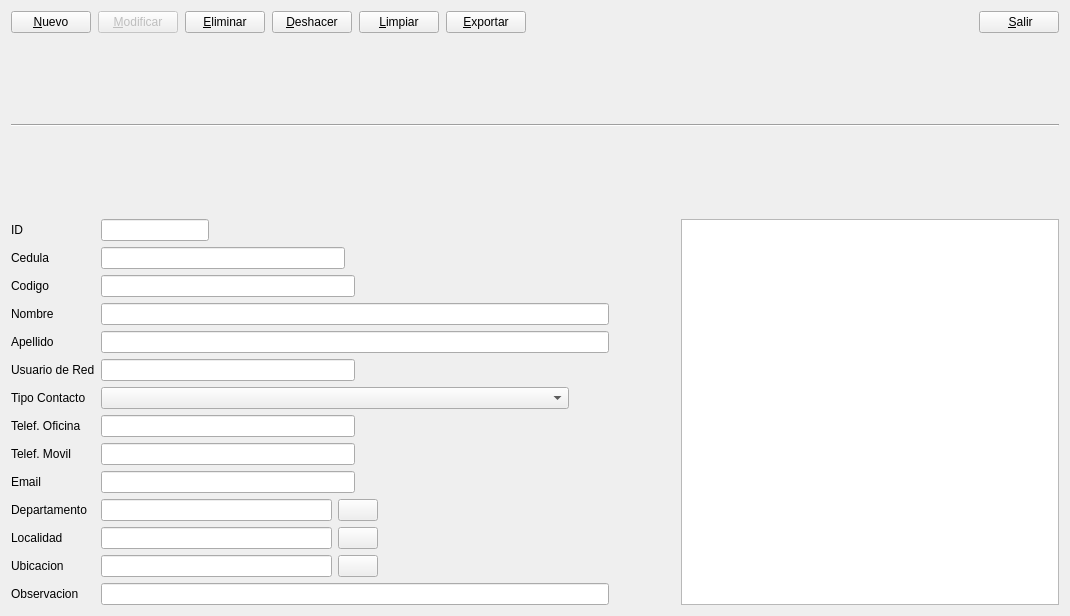
<?xml version="1.0" encoding="UTF-8"?>
<ui version="4.0">
 <class>Form</class>
 <widget class="QWidget" name="Form">
  <property name="geometry">
   <rect>
    <x>0</x>
    <y>0</y>
    <width>1070</width>
    <height>616</height>
   </rect>
  </property>
  <property name="windowTitle">
   <string>Form</string>
  </property>
  <layout class="QGridLayout" name="gridLayout">
   <item row="0" column="0" colspan="4">
    <layout class="QHBoxLayout" name="horizontalLayout">
     <property name="spacing">
      <number>7</number>
     </property>
     <item>
      <widget class="QPushButton" name="btnNuevo">
       <property name="layoutDirection">
        <enum>Qt::LeftToRight</enum>
       </property>
       <property name="text">
        <string>  &amp;Nuevo  </string>
       </property>
       <property name="icon">
        <iconset resource="../img/recursos.qrc">
         <normaloff>:/30px-Crystal_Clear_app_List_manager.png</normaloff>:/30px-Crystal_Clear_app_List_manager.png</iconset>
       </property>
      </widget>
     </item>
     <item>
      <widget class="QPushButton" name="btnModificar">
       <property name="enabled">
        <bool>false</bool>
       </property>
       <property name="layoutDirection">
        <enum>Qt::LeftToRight</enum>
       </property>
       <property name="text">
        <string>&amp;Modificar</string>
       </property>
       <property name="icon">
        <iconset resource="../img/recursos.qrc">
         <normaloff>:/40px-Crystal_Clear_app_kedit.png</normaloff>:/40px-Crystal_Clear_app_kedit.png</iconset>
       </property>
      </widget>
     </item>
     <item>
      <widget class="QPushButton" name="btnEliminar">
       <property name="layoutDirection">
        <enum>Qt::LeftToRight</enum>
       </property>
       <property name="text">
        <string>&amp;Eliminar</string>
       </property>
       <property name="icon">
        <iconset resource="../img/recursos.qrc">
         <normaloff>:/30px_1 (514).png</normaloff>:/30px_1 (514).png</iconset>
       </property>
      </widget>
     </item>
     <item>
      <widget class="QPushButton" name="btnDeshacer">
       <property name="layoutDirection">
        <enum>Qt::LeftToRight</enum>
       </property>
       <property name="text">
        <string>&amp;Deshacer</string>
       </property>
       <property name="icon">
        <iconset resource="../img/recursos.qrc">
         <normaloff>:/40px_reload.png</normaloff>:/40px_reload.png</iconset>
       </property>
      </widget>
     </item>
     <item>
      <widget class="QPushButton" name="btnLimpiar">
       <property name="layoutDirection">
        <enum>Qt::LeftToRight</enum>
       </property>
       <property name="text">
        <string>&amp;Limpiar</string>
       </property>
       <property name="icon">
        <iconset resource="../img/recursos.qrc">
         <normaloff>:/erase.png</normaloff>:/erase.png</iconset>
       </property>
      </widget>
     </item>
     <item>
      <widget class="QPushButton" name="btnExportar">
       <property name="toolTip">
        <string>Exportar consulta a MS Excel</string>
       </property>
       <property name="layoutDirection">
        <enum>Qt::LeftToRight</enum>
       </property>
       <property name="text">
        <string>&amp;Exportar</string>
       </property>
       <property name="icon">
        <iconset resource="../img/recursos.qrc">
         <normaloff>:/OfficeExcel.png</normaloff>:/OfficeExcel.png</iconset>
       </property>
      </widget>
     </item>
     <item>
      <spacer name="horizontalSpacer_3">
       <property name="orientation">
        <enum>Qt::Horizontal</enum>
       </property>
       <property name="sizeHint" stdset="0">
        <size>
         <width>380</width>
         <height>20</height>
        </size>
       </property>
      </spacer>
     </item>
     <item>
      <widget class="QPushButton" name="btnSalir">
       <property name="layoutDirection">
        <enum>Qt::LeftToRight</enum>
       </property>
       <property name="text">
        <string>    &amp;Salir   </string>
       </property>
       <property name="icon">
        <iconset resource="../img/recursos.qrc">
         <normaloff>:/25px_exit.png</normaloff>:/25px_exit.png</iconset>
       </property>
      </widget>
     </item>
    </layout>
   </item>
   <item row="1" column="0" rowspan="2" colspan="4">
    <widget class="Line" name="line">
     <property name="frameShadow">
      <enum>QFrame::Sunken</enum>
     </property>
     <property name="orientation">
      <enum>Qt::Horizontal</enum>
     </property>
    </widget>
   </item>
   <item row="2" column="1">
    <spacer name="verticalSpacer">
     <property name="orientation">
      <enum>Qt::Vertical</enum>
     </property>
     <property name="sizeType">
      <enum>QSizePolicy::Preferred</enum>
     </property>
     <property name="sizeHint" stdset="0">
      <size>
       <width>20</width>
       <height>10</height>
      </size>
     </property>
    </spacer>
   </item>
   <item row="3" column="0">
    <widget class="QLabel" name="lblId">
     <property name="text">
      <string>ID</string>
     </property>
    </widget>
   </item>
   <item row="3" column="1">
    <layout class="QHBoxLayout" name="horizontalLayout_2">
     <item>
      <widget class="QLineEdit" name="lineEdit"/>
     </item>
     <item>
      <spacer name="horizontalSpacer_2">
       <property name="orientation">
        <enum>Qt::Horizontal</enum>
       </property>
       <property name="sizeType">
        <enum>QSizePolicy::Expanding</enum>
       </property>
       <property name="sizeHint" stdset="0">
        <size>
         <width>400</width>
         <height>20</height>
        </size>
       </property>
      </spacer>
     </item>
    </layout>
   </item>
   <item row="3" column="3" rowspan="14">
    <widget class="QTableWidget" name="tableWidget">
     <property name="sizePolicy">
      <sizepolicy hsizetype="Expanding" vsizetype="Expanding">
       <horstretch>0</horstretch>
       <verstretch>0</verstretch>
      </sizepolicy>
     </property>
     <property name="layoutDirection">
      <enum>Qt::RightToLeft</enum>
     </property>
    </widget>
   </item>
   <item row="4" column="0">
    <widget class="QLabel" name="lblCedula">
     <property name="text">
      <string>Cedula</string>
     </property>
    </widget>
   </item>
   <item row="4" column="1">
    <layout class="QHBoxLayout" name="horizontalLayout_3">
     <property name="topMargin">
      <number>0</number>
     </property>
     <property name="rightMargin">
      <number>20</number>
     </property>
     <item>
      <widget class="QLineEdit" name="lineEdit_2"/>
     </item>
     <item>
      <spacer name="horizontalSpacer_4">
       <property name="orientation">
        <enum>Qt::Horizontal</enum>
       </property>
       <property name="sizeHint" stdset="0">
        <size>
         <width>40</width>
         <height>20</height>
        </size>
       </property>
      </spacer>
     </item>
    </layout>
   </item>
   <item row="4" column="2">
    <spacer name="horizontalSpacer">
     <property name="orientation">
      <enum>Qt::Horizontal</enum>
     </property>
     <property name="sizeType">
      <enum>QSizePolicy::Preferred</enum>
     </property>
     <property name="sizeHint" stdset="0">
      <size>
       <width>60</width>
       <height>20</height>
      </size>
     </property>
    </spacer>
   </item>
   <item row="5" column="0">
    <widget class="QLabel" name="lblCodigp">
     <property name="text">
      <string>Codigo</string>
     </property>
    </widget>
   </item>
   <item row="5" column="1">
    <layout class="QHBoxLayout" name="horizontalLayout_4">
     <item>
      <widget class="QLineEdit" name="lineEdit_3"/>
     </item>
     <item>
      <spacer name="horizontalSpacer_5">
       <property name="orientation">
        <enum>Qt::Horizontal</enum>
       </property>
       <property name="sizeHint" stdset="0">
        <size>
         <width>40</width>
         <height>20</height>
        </size>
       </property>
      </spacer>
     </item>
    </layout>
   </item>
   <item row="6" column="0">
    <widget class="QLabel" name="lblNombre">
     <property name="text">
      <string>Nombre</string>
     </property>
    </widget>
   </item>
   <item row="6" column="1">
    <layout class="QHBoxLayout" name="horizontalLayout_5">
     <item>
      <widget class="QLineEdit" name="lineEdit_4"/>
     </item>
    </layout>
   </item>
   <item row="7" column="0">
    <widget class="QLabel" name="lblApellido">
     <property name="text">
      <string>Apellido</string>
     </property>
    </widget>
   </item>
   <item row="7" column="1">
    <layout class="QHBoxLayout" name="horizontalLayout_6">
     <item>
      <widget class="QLineEdit" name="lineEdit_5"/>
     </item>
    </layout>
   </item>
   <item row="8" column="0">
    <widget class="QLabel" name="lblUsuarioRed">
     <property name="text">
      <string>Usuario de Red</string>
     </property>
    </widget>
   </item>
   <item row="8" column="1">
    <layout class="QHBoxLayout" name="horizontalLayout_7">
     <item>
      <widget class="QLineEdit" name="lineEdit_6"/>
     </item>
     <item>
      <spacer name="horizontalSpacer_8">
       <property name="orientation">
        <enum>Qt::Horizontal</enum>
       </property>
       <property name="sizeHint" stdset="0">
        <size>
         <width>40</width>
         <height>20</height>
        </size>
       </property>
      </spacer>
     </item>
    </layout>
   </item>
   <item row="9" column="0">
    <widget class="QLabel" name="lblTipoContacto">
     <property name="text">
      <string>Tipo Contacto</string>
     </property>
    </widget>
   </item>
   <item row="9" column="1">
    <layout class="QHBoxLayout" name="horizontalLayout_8">
     <item>
      <widget class="QComboBox" name="comboBox"/>
     </item>
     <item>
      <spacer name="horizontalSpacer_9">
       <property name="orientation">
        <enum>Qt::Horizontal</enum>
       </property>
       <property name="sizeType">
        <enum>QSizePolicy::Preferred</enum>
       </property>
       <property name="sizeHint" stdset="0">
        <size>
         <width>40</width>
         <height>20</height>
        </size>
       </property>
      </spacer>
     </item>
    </layout>
   </item>
   <item row="10" column="0">
    <widget class="QLabel" name="lblTelfOficina">
     <property name="text">
      <string>Telef. Oficina</string>
     </property>
    </widget>
   </item>
   <item row="10" column="1">
    <layout class="QHBoxLayout" name="horizontalLayout_9">
     <item>
      <widget class="QLineEdit" name="lineEdit_8"/>
     </item>
     <item>
      <spacer name="horizontalSpacer_10">
       <property name="orientation">
        <enum>Qt::Horizontal</enum>
       </property>
       <property name="sizeHint" stdset="0">
        <size>
         <width>40</width>
         <height>20</height>
        </size>
       </property>
      </spacer>
     </item>
    </layout>
   </item>
   <item row="11" column="0">
    <widget class="QLabel" name="lblMovil">
     <property name="text">
      <string>Telef. Movil</string>
     </property>
    </widget>
   </item>
   <item row="11" column="1">
    <layout class="QHBoxLayout" name="horizontalLayout_10">
     <item>
      <widget class="QLineEdit" name="lineEdit_9"/>
     </item>
     <item>
      <spacer name="horizontalSpacer_11">
       <property name="orientation">
        <enum>Qt::Horizontal</enum>
       </property>
       <property name="sizeHint" stdset="0">
        <size>
         <width>40</width>
         <height>20</height>
        </size>
       </property>
      </spacer>
     </item>
    </layout>
   </item>
   <item row="12" column="0">
    <widget class="QLabel" name="lblEmail">
     <property name="text">
      <string>Email</string>
     </property>
    </widget>
   </item>
   <item row="12" column="1">
    <layout class="QHBoxLayout" name="horizontalLayout_11">
     <item>
      <widget class="QLineEdit" name="lineEdit_10"/>
     </item>
     <item>
      <spacer name="horizontalSpacer_12">
       <property name="orientation">
        <enum>Qt::Horizontal</enum>
       </property>
       <property name="sizeHint" stdset="0">
        <size>
         <width>40</width>
         <height>20</height>
        </size>
       </property>
      </spacer>
     </item>
    </layout>
   </item>
   <item row="13" column="0">
    <widget class="QLabel" name="lblDpto">
     <property name="text">
      <string>Departamento</string>
     </property>
    </widget>
   </item>
   <item row="13" column="1">
    <layout class="QHBoxLayout" name="horizontalLayout_12">
     <item>
      <widget class="QLineEdit" name="lineEdit_11"/>
     </item>
     <item>
      <widget class="QPushButton" name="btnBuscarDpto">
       <property name="text">
        <string/>
       </property>
       <property name="icon">
        <iconset resource="../img/recursos.qrc">
         <normaloff>:/apartment-2-16.png</normaloff>:/apartment-2-16.png</iconset>
       </property>
      </widget>
     </item>
     <item>
      <spacer name="horizontalSpacer_13">
       <property name="orientation">
        <enum>Qt::Horizontal</enum>
       </property>
       <property name="sizeHint" stdset="0">
        <size>
         <width>40</width>
         <height>20</height>
        </size>
       </property>
      </spacer>
     </item>
    </layout>
   </item>
   <item row="14" column="0">
    <widget class="QLabel" name="lblLocalidad">
     <property name="text">
      <string>Localidad</string>
     </property>
    </widget>
   </item>
   <item row="14" column="1">
    <layout class="QHBoxLayout" name="horizontalLayout_13">
     <item>
      <widget class="QLineEdit" name="lineEdit_12"/>
     </item>
     <item>
      <widget class="QPushButton" name="btnBuscarLocalidad">
       <property name="text">
        <string/>
       </property>
       <property name="icon">
        <iconset resource="../img/recursos.qrc">
         <normaloff>:/map-4-16.png</normaloff>:/map-4-16.png</iconset>
       </property>
      </widget>
     </item>
     <item>
      <spacer name="horizontalSpacer_14">
       <property name="orientation">
        <enum>Qt::Horizontal</enum>
       </property>
       <property name="sizeHint" stdset="0">
        <size>
         <width>40</width>
         <height>20</height>
        </size>
       </property>
      </spacer>
     </item>
    </layout>
   </item>
   <item row="15" column="0">
    <widget class="QLabel" name="lblUbicacion">
     <property name="text">
      <string>Ubicacion</string>
     </property>
    </widget>
   </item>
   <item row="15" column="1">
    <layout class="QHBoxLayout" name="horizontalLayout_14">
     <item>
      <widget class="QLineEdit" name="lineEdit_13"/>
     </item>
     <item>
      <widget class="QPushButton" name="btnBuscarUbicacion">
       <property name="text">
        <string/>
       </property>
       <property name="icon">
        <iconset resource="../img/recursos.qrc">
         <normaloff>:/building-5-24.png</normaloff>:/building-5-24.png</iconset>
       </property>
      </widget>
     </item>
     <item>
      <spacer name="horizontalSpacer_15">
       <property name="orientation">
        <enum>Qt::Horizontal</enum>
       </property>
       <property name="sizeHint" stdset="0">
        <size>
         <width>40</width>
         <height>20</height>
        </size>
       </property>
      </spacer>
     </item>
    </layout>
   </item>
   <item row="16" column="0">
    <widget class="QLabel" name="lblObservacion">
     <property name="text">
      <string>Observacion</string>
     </property>
    </widget>
   </item>
   <item row="16" column="1">
    <layout class="QHBoxLayout" name="horizontalLayout_15">
     <item>
      <widget class="QLineEdit" name="lineEdit_14"/>
     </item>
    </layout>
   </item>
  </layout>
 </widget>
 <resources>
  <include location="../img/recursos.qrc"/>
  <include location="recursos.qrc"/>
 </resources>
 <connections/>
</ui>
